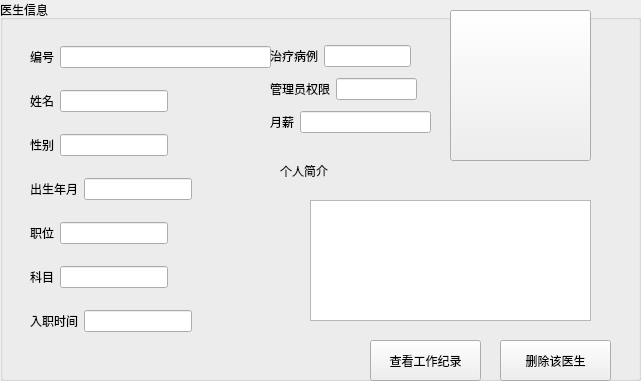
    <widget class="QGroupBox" name="INFgroupBox">
     <property name="geometry">
      <rect>
       <x>30</x>
       <y>20</y>
       <width>641</width>
       <height>381</height>
      </rect>
     </property>
     <property name="styleSheet">
      <string notr="true">font: 75 12pt &quot;黑体&quot;;</string>
     </property>
     <property name="title">
      <string>医生信息</string>
     </property>
     <widget class="QLabel" name="ltesume">
      <property name="geometry">
       <rect>
        <x>280</x>
        <y>160</y>
        <width>71</width>
        <height>21</height>
       </rect>
      </property>
      <property name="styleSheet">
       <string notr="true">border-image: url();</string>
      </property>
      <property name="text">
       <string>个人简介</string>
      </property>
     </widget>
     <widget class="QTextEdit" name="textEditdesc">
      <property name="geometry">
       <rect>
        <x>310</x>
        <y>200</y>
        <width>281</width>
        <height>121</height>
       </rect>
      </property>
      <property name="styleSheet">
       <string notr="true">border-image: url();</string>
      </property>
     </widget>
     <widget class="QWidget" name="layoutWidget">
      <property name="geometry">
       <rect>
        <x>30</x>
        <y>30</y>
        <width>241</width>
        <height>321</height>
       </rect>
      </property>
      <layout class="QVBoxLayout" name="verticalLayout_8">
       <item>
        <layout class="QHBoxLayout" name="horizontalLayout_13">
         <item>
          <widget class="QLabel" name="lid">
           <property name="styleSheet">
            <string notr="true">border-image: url();</string>
           </property>
           <property name="text">
            <string>编号</string>
           </property>
          </widget>
         </item>
         <item>
          <widget class="QLineEdit" name="lineEditid">
           <property name="styleSheet">
            <string notr="true">border-image: url();</string>
           </property>
          </widget>
         </item>
        </layout>
       </item>
       <item>
        <layout class="QHBoxLayout" name="horizontalLayout_14">
         <item>
          <widget class="QLabel" name="lname">
           <property name="styleSheet">
            <string notr="true">border-image: url();</string>
           </property>
           <property name="text">
            <string>姓名</string>
           </property>
          </widget>
         </item>
         <item>
          <widget class="QLineEdit" name="lineEditname">
           <property name="styleSheet">
            <string notr="true">border-image: url();</string>
           </property>
          </widget>
         </item>
         <item>
          <spacer name="horizontalSpacer_6">
           <property name="orientation">
            <enum>Qt::Horizontal</enum>
           </property>
           <property name="sizeHint" stdset="0">
            <size>
             <width>40</width>
             <height>20</height>
            </size>
           </property>
          </spacer>
         </item>
        </layout>
       </item>
       <item>
        <layout class="QHBoxLayout" name="horizontalLayout_15">
         <item>
          <widget class="QLabel" name="lsex">
           <property name="styleSheet">
            <string notr="true">border-image: url();</string>
           </property>
           <property name="text">
            <string>性别</string>
           </property>
          </widget>
         </item>
         <item>
          <widget class="QLineEdit" name="lineEditsex">
           <property name="styleSheet">
            <string notr="true">border-image: url();</string>
           </property>
          </widget>
         </item>
         <item>
          <spacer name="horizontalSpacer_14">
           <property name="orientation">
            <enum>Qt::Horizontal</enum>
           </property>
           <property name="sizeHint" stdset="0">
            <size>
             <width>40</width>
             <height>20</height>
            </size>
           </property>
          </spacer>
         </item>
         <item>
          <spacer name="horizontalSpacer_13">
           <property name="orientation">
            <enum>Qt::Horizontal</enum>
           </property>
           <property name="sizeHint" stdset="0">
            <size>
             <width>40</width>
             <height>20</height>
            </size>
           </property>
          </spacer>
         </item>
        </layout>
       </item>
       <item>
        <layout class="QHBoxLayout" name="horizontalLayout_21">
         <item>
          <widget class="QLabel" name="lbirth">
           <property name="styleSheet">
            <string notr="true">border-image: url();</string>
           </property>
           <property name="text">
            <string>出生年月</string>
           </property>
          </widget>
         </item>
         <item>
          <widget class="QLineEdit" name="lineEditbirth">
           <property name="styleSheet">
            <string notr="true">border-image: url();</string>
           </property>
          </widget>
         </item>
         <item>
          <spacer name="horizontalSpacer_15">
           <property name="orientation">
            <enum>Qt::Horizontal</enum>
           </property>
           <property name="sizeHint" stdset="0">
            <size>
             <width>40</width>
             <height>20</height>
            </size>
           </property>
          </spacer>
         </item>
        </layout>
       </item>
       <item>
        <layout class="QHBoxLayout" name="horizontalLayout_16">
         <item>
          <widget class="QLabel" name="lpost">
           <property name="styleSheet">
            <string notr="true">border-image: url();</string>
           </property>
           <property name="text">
            <string>职位</string>
           </property>
          </widget>
         </item>
         <item>
          <widget class="QLineEdit" name="lineEditpost">
           <property name="styleSheet">
            <string notr="true">border-image: url();</string>
           </property>
          </widget>
         </item>
         <item>
          <spacer name="horizontalSpacer_16">
           <property name="orientation">
            <enum>Qt::Horizontal</enum>
           </property>
           <property name="sizeHint" stdset="0">
            <size>
             <width>40</width>
             <height>20</height>
            </size>
           </property>
          </spacer>
         </item>
        </layout>
       </item>
       <item>
        <layout class="QHBoxLayout" name="horizontalLayout_17">
         <item>
          <widget class="QLabel" name="ldepart">
           <property name="styleSheet">
            <string notr="true">border-image: url();</string>
           </property>
           <property name="text">
            <string>科目</string>
           </property>
          </widget>
         </item>
         <item>
          <widget class="QLineEdit" name="lineEditdepart">
           <property name="styleSheet">
            <string notr="true">border-image: url();</string>
           </property>
          </widget>
         </item>
         <item>
          <spacer name="horizontalSpacer_17">
           <property name="orientation">
            <enum>Qt::Horizontal</enum>
           </property>
           <property name="sizeHint" stdset="0">
            <size>
             <width>40</width>
             <height>20</height>
            </size>
           </property>
          </spacer>
         </item>
        </layout>
       </item>
       <item>
        <layout class="QHBoxLayout" name="horizontalLayout_18">
         <item>
          <widget class="QLabel" name="ldate">
           <property name="styleSheet">
            <string notr="true">border-image: url();</string>
           </property>
           <property name="text">
            <string>入职时间</string>
           </property>
          </widget>
         </item>
         <item>
          <widget class="QLineEdit" name="lineEditdate">
           <property name="styleSheet">
            <string notr="true">border-image: url();</string>
           </property>
          </widget>
         </item>
         <item>
          <spacer name="horizontalSpacer_18">
           <property name="orientation">
            <enum>Qt::Horizontal</enum>
           </property>
           <property name="sizeHint" stdset="0">
            <size>
             <width>40</width>
             <height>20</height>
            </size>
           </property>
          </spacer>
         </item>
        </layout>
       </item>
      </layout>
     </widget>
     <widget class="QWidget" name="layoutWidget">
      <property name="geometry">
       <rect>
        <x>270</x>
        <y>40</y>
        <width>161</width>
        <height>101</height>
       </rect>
      </property>
      <layout class="QVBoxLayout" name="verticalLayout_9">
       <item>
        <layout class="QHBoxLayout" name="horizontalLayout_19">
         <item>
          <widget class="QLabel" name="ldcount">
           <property name="styleSheet">
            <string notr="true">border-image: url();</string>
           </property>
           <property name="text">
            <string>治疗病例</string>
           </property>
          </widget>
         </item>
         <item>
          <widget class="QLineEdit" name="lineEditdcount">
           <property name="styleSheet">
            <string notr="true">border-image: url();</string>
           </property>
          </widget>
         </item>
         <item>
          <spacer name="horizontalSpacer_19">
           <property name="orientation">
            <enum>Qt::Horizontal</enum>
           </property>
           <property name="sizeHint" stdset="0">
            <size>
             <width>40</width>
             <height>20</height>
            </size>
           </property>
          </spacer>
         </item>
        </layout>
       </item>
       <item>
        <layout class="QHBoxLayout" name="horizontalLayout_20">
         <item>
          <widget class="QLabel" name="lright">
           <property name="styleSheet">
            <string notr="true">border-image: url();</string>
           </property>
           <property name="text">
            <string>管理员权限</string>
           </property>
          </widget>
         </item>
         <item>
          <widget class="QLineEdit" name="lineEditright">
           <property name="styleSheet">
            <string notr="true">border-image: url();</string>
           </property>
          </widget>
         </item>
         <item>
          <spacer name="horizontalSpacer_20">
           <property name="orientation">
            <enum>Qt::Horizontal</enum>
           </property>
           <property name="sizeHint" stdset="0">
            <size>
             <width>40</width>
             <height>20</height>
            </size>
           </property>
          </spacer>
         </item>
        </layout>
       </item>
       <item>
        <layout class="QHBoxLayout" name="horizontalLayout_22">
         <item>
          <widget class="QLabel" name="lpay">
           <property name="styleSheet">
            <string notr="true">border-image: url();</string>
           </property>
           <property name="text">
            <string>月薪</string>
           </property>
          </widget>
         </item>
         <item>
          <widget class="QLineEdit" name="lineEditpay">
           <property name="styleSheet">
            <string notr="true">border-image: url();</string>
           </property>
          </widget>
         </item>
        </layout>
       </item>
      </layout>
     </widget>
     <widget class="QPushButton" name="picturepushButton">
      <property name="geometry">
       <rect>
        <x>450</x>
        <y>10</y>
        <width>141</width>
        <height>151</height>
       </rect>
      </property>
      <property name="styleSheet">
       <string notr="true">border-image: url();
border-image: url(:/new/prefix1/D:/360安全浏览器下载/新建文件夹/213291_094621027_2.jpg);</string>
      </property>
      <property name="text">
       <string/>
      </property>
     </widget>
     <widget class="QPushButton" name="hisdpushButton_2">
      <property name="geometry">
       <rect>
        <x>370</x>
        <y>340</y>
        <width>111</width>
        <height>41</height>
       </rect>
      </property>
      <property name="styleSheet">
       <string notr="true">border-image: url();</string>
      </property>
      <property name="text">
       <string>查看工作纪录</string>
      </property>
     </widget>
     <widget class="QPushButton" name="deletedpushButton">
      <property name="geometry">
       <rect>
        <x>500</x>
        <y>340</y>
        <width>111</width>
        <height>41</height>
       </rect>
      </property>
      <property name="styleSheet">
       <string notr="true">border-image: url();</string>
      </property>
      <property name="text">
       <string>删除该医生</string>
      </property>
     </widget>
     <zorder>hisdpushButton_2</zorder>
     <zorder>deletedpushButton</zorder>
     <zorder>ltesume</zorder>
     <zorder>textEditdesc</zorder>
     <zorder>layoutWidget</zorder>
     <zorder>layoutWidget</zorder>
     <zorder>picturepushButton</zorder>
    </widget>
